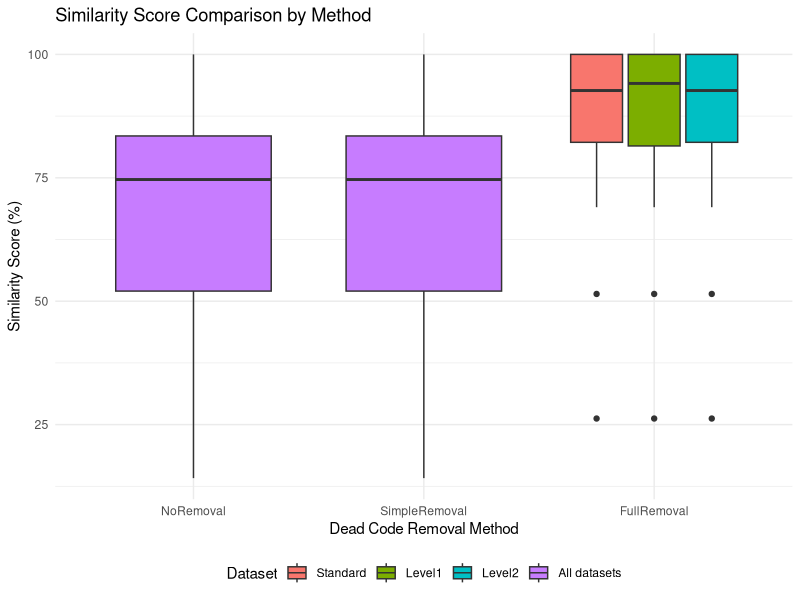
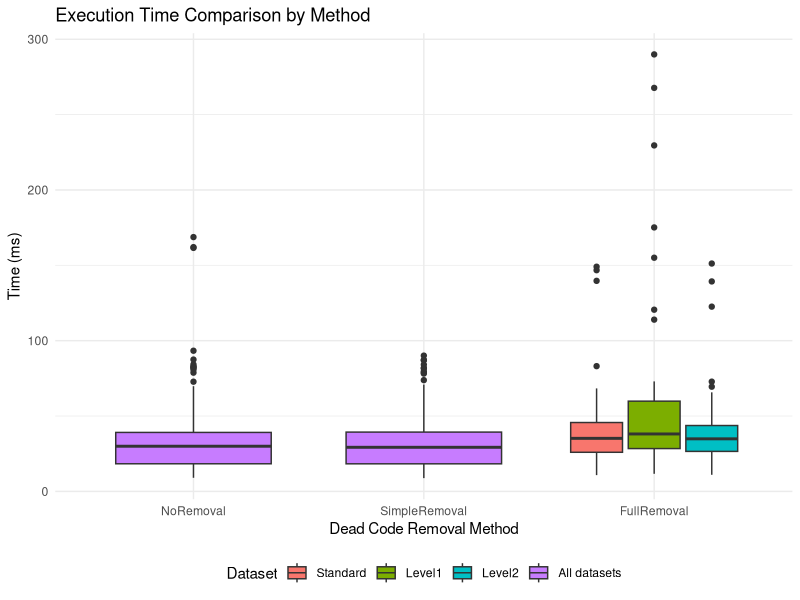
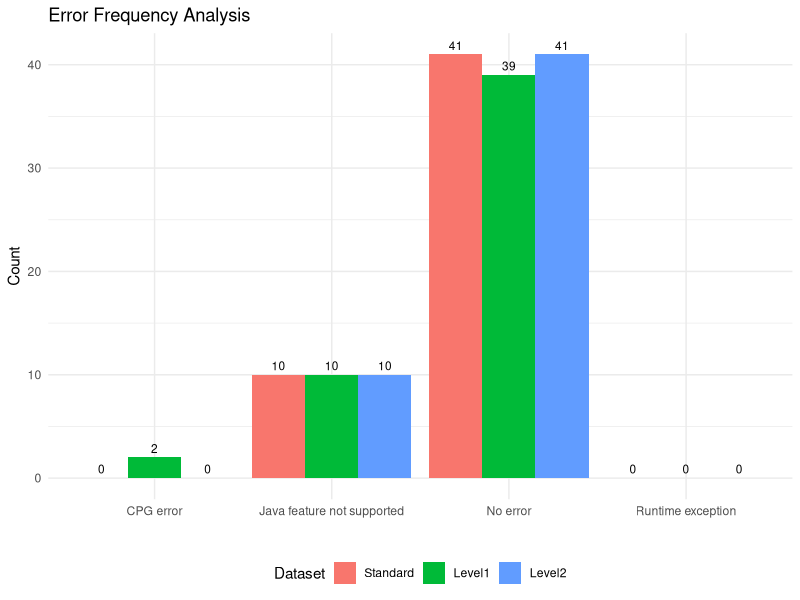
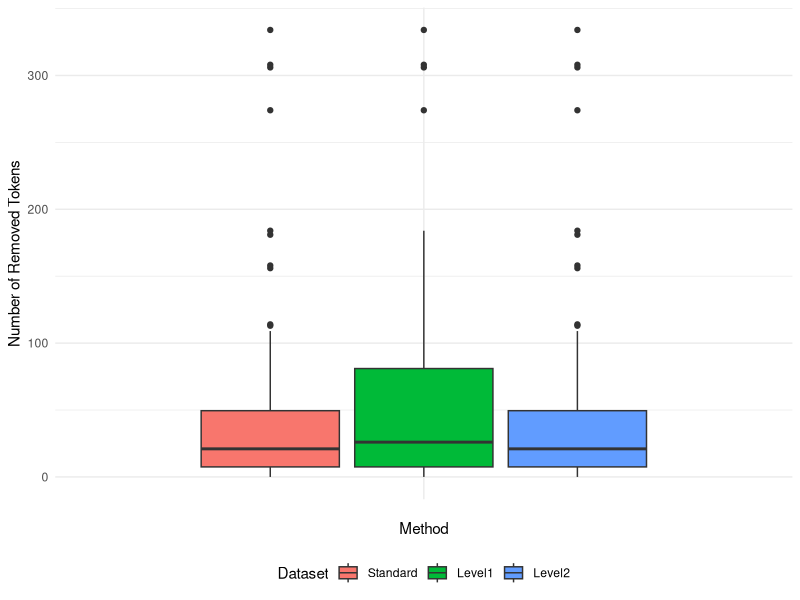

These charts were generated, in order, by the following R code:
#@author Anthropic Claude Sonnet 4.5

# Load required libraries
library(ggplot2)
library(tidyr)
library(dplyr)

# Read the CSV file
data <- read.csv("results/Ai_deadcode_results_Standard.csv")
data1 <- read.csv("results/Ai_deadcode_results_Level1.csv")
data2 <- read.csv("results/Ai_deadcode_results_Level2.csv")
# Add dataset identifier to each dataframe
data$Dataset <- "Standard"
data1$Dataset <- "Level1"
data2$Dataset <- "Level2"
# Combine all datasets
combined_data <- bind_rows(data, data1, data2)



# 1. Box plots for similarity values with all datasets
similarity_data <- combined_data %>%
  # convert possible string/factor indicators to logical safely for filtering
  mutate(
    JavaLanguageFeatureNotSupported = as.logical(JavaLanguageFeatureNotSupported),
    CpgErrorException = as.logical(CpgErrorException),
    RuntimeException = as.logical(RuntimeException)
  ) %>%
  # filter out any rows that had those errors
  filter(
    !coalesce(JavaLanguageFeatureNotSupported, FALSE),
    !coalesce(CpgErrorException, FALSE),
    !coalesce(RuntimeException, FALSE)
  ) %>%
  select(FileName, NoRemoval, SimpleRemoval, FullRemoval, Dataset) %>%
  pivot_longer(cols = c(NoRemoval, SimpleRemoval, FullRemoval),
               names_to = "Method",
               values_to = "Similarity") %>%
  # place SimpleRemoval before NoRemoval, and ensure dataset order: Standard, Level1, Level2
  mutate(
    DatasetPlot = if_else(Method %in% c("NoRemoval", "SimpleRemoval"),
                          "All datasets",
                          Dataset),
    Method = factor(Method, levels = c("NoRemoval", "SimpleRemoval", "FullRemoval")),
    DatasetPlot = factor(DatasetPlot, levels = c("Standard", "Level1", "Level2", "All datasets"))
  ) %>%
  # remove duplicate rows that come from identical datasets for the combined methods
  distinct(Method, FileName, Similarity, DatasetPlot, .keep_all = TRUE)

p1 <- ggplot(similarity_data, aes(x = Method, y = Similarity, fill = DatasetPlot)) +
  geom_boxplot() +
  labs(title = "Similarity Score Comparison by Method",
       x = "Dead Code Removal Method",
       y = "Similarity Score (%)",
       fill = "Dataset") +
  theme_minimal() +
  theme(legend.position = "bottom")
ggsave("similarity_boxplot.pdf", p1, width = 8, height = 6)





#2. box plots for execution times with all datasets
time_data <- combined_data %>%
select(FileName, TimeNoRemoval.ms., TimeSimpleRemoval.ms., TimeFullRemoval.ms., Dataset) %>%
pivot_longer(cols = starts_with("Time"),
names_to = "Method",
values_to = "Time") %>%
mutate(
Method = gsub("Time|.ms.", "", Method),
DatasetPlot = if_else(Method %in% c("NoRemoval", "SimpleRemoval"),
"All datasets",
Dataset),
Method = factor(Method, levels = c("NoRemoval", "SimpleRemoval", "FullRemoval")),
DatasetPlot = factor(DatasetPlot, levels = c("Standard", "Level1", "Level2", "All datasets"))
) %>%
distinct(Method, FileName, Time, DatasetPlot, .keep_all = TRUE)

p2 <- ggplot(time_data, aes(x = Method, y = Time, fill = DatasetPlot)) +
geom_boxplot() +
labs(title = "Execution Time Comparison by Method",
x = "Dead Code Removal Method",
y = "Time (ms)",
fill = "Dataset") +
theme_minimal() +
theme(legend.position = "bottom")
ggsave("execution_time_boxplot.pdf", p2, width = 8, height = 6)



# 4. Bar plot for error frequencies with all datasets
combined_data <- combined_data %>%
  mutate(
    JavaLanguageFeatureNotSupported = as.logical(JavaLanguageFeatureNotSupported),
    CpgErrorException = as.logical(CpgErrorException),
    RuntimeException = as.logical(RuntimeException)
  )
error_summary <- combined_data %>%
  group_by(Dataset) %>%
  summarise(JavaNotSupported = sum(JavaLanguageFeatureNotSupported),
            CpgErrors = sum(CpgErrorException),
            RuntimeErrors = sum(RuntimeException),
            NoErrors = sum(!JavaLanguageFeatureNotSupported & !CpgErrorException)) %>%
  pivot_longer(-Dataset, names_to = "ErrorType", values_to = "Count") %>%
  mutate(ErrorType = case_when(
    ErrorType == "JavaNotSupported" ~ "Java feature not supported",
    ErrorType == "CpgErrors" ~ "CPG error",
    ErrorType == "RuntimeErrors" ~ "Runtime exception",
    ErrorType == "NoErrors" ~ "No error",
    TRUE ~ ErrorType
  ))
p4 <- ggplot(error_summary, aes(x = ErrorType, y = Count, fill = factor(Dataset, levels = c("Standard", "Level1", "Level2")))) +
  geom_bar(stat = "identity", position = "dodge") +
  geom_text(aes(label = Count), vjust = -0.5, size = 3, position = position_dodge(width = 0.9)) +
  labs(title = "Error Frequency Analysis", x = "", y = "Count", fill = "Dataset")+
  theme_minimal() +
  theme(legend.position = "bottom")
ggsave("error_frequency_barplot.pdf", p4, width = 8, height = 6)





#7. Box plot for removed tokens with all datasets
removed_tokens_data <- combined_data %>%
  select(FileName, RemovedFullTokens, Dataset) %>%
  rename(RemovedTokens = RemovedFullTokens) %>%
  mutate(
    Method = "",
    Dataset = factor(Dataset, levels = c("Standard", "Level1", "Level2"))
  )
p_tokens <- ggplot(removed_tokens_data, aes(x = Method, y = RemovedTokens, fill = Dataset)) +
  geom_boxplot() +
  labs(y = "Number of Removed Tokens") +
  theme_minimal() +
  theme(legend.position = "bottom")
ggsave("removed_tokens_boxplot.pdf", p_tokens, width = 6, height = 6)



# Summary statistics with all datasets
summary_stats <- similarity_data %>%
  group_by(Method, Dataset) %>%
  summarise(
    Mean = mean(Similarity, na.rm = TRUE),
    Median = median(Similarity, na.rm = TRUE),
    SD = sd(Similarity, na.rm = TRUE),
    Min = min(Similarity, na.rm = TRUE),
    Max = max(Similarity, na.rm = TRUE),
    .groups = "drop"
  )
print(summary_stats)
tokens_summary <- removed_tokens_data %>%
  group_by(Method, Dataset) %>%
  summarise(
    Mean = mean(RemovedTokens, na.rm = TRUE),
    Median = median(RemovedTokens, na.rm = TRUE),
    SD = sd(RemovedTokens, na.rm = TRUE),
    Min = min(RemovedTokens, na.rm = TRUE),
    Max = max(RemovedTokens, na.rm = TRUE),
    .groups = "drop"
  )
print(tokens_summary)
